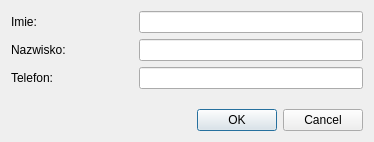
<?xml version="1.0" encoding="UTF-8"?>
<ui version="4.0">
 <class>NewReaderDialog</class>
 <widget class="QDialog" name="NewReaderDialog">
  <property name="geometry">
   <rect>
    <x>0</x>
    <y>0</y>
    <width>374</width>
    <height>142</height>
   </rect>
  </property>
  <property name="windowTitle">
   <string>Dialog</string>
  </property>
  <layout class="QVBoxLayout" name="verticalLayout">
   <item>
    <layout class="QFormLayout" name="formLayout">
     <item row="0" column="0">
      <widget class="QLabel" name="label">
       <property name="text">
        <string>Imie:</string>
       </property>
      </widget>
     </item>
     <item row="0" column="1">
      <widget class="QLineEdit" name="lineEditName"/>
     </item>
     <item row="1" column="0">
      <widget class="QLabel" name="label_2">
       <property name="text">
        <string>Nazwisko:                    </string>
       </property>
      </widget>
     </item>
     <item row="1" column="1">
      <widget class="QLineEdit" name="lineEditSurname"/>
     </item>
     <item row="2" column="0">
      <widget class="QLabel" name="label_3">
       <property name="text">
        <string>Telefon:</string>
       </property>
      </widget>
     </item>
     <item row="2" column="1">
      <widget class="QLineEdit" name="lineEditTel"/>
     </item>
    </layout>
   </item>
   <item>
    <widget class="QDialogButtonBox" name="buttonBox">
     <property name="orientation">
      <enum>Qt::Horizontal</enum>
     </property>
     <property name="standardButtons">
      <set>QDialogButtonBox::Cancel|QDialogButtonBox::Ok</set>
     </property>
    </widget>
   </item>
  </layout>
 </widget>
 <resources/>
 <connections>
  <connection>
   <sender>buttonBox</sender>
   <signal>accepted()</signal>
   <receiver>NewReaderDialog</receiver>
   <slot>accept()</slot>
   <hints>
    <hint type="sourcelabel">
     <x>248</x>
     <y>254</y>
    </hint>
    <hint type="destinationlabel">
     <x>157</x>
     <y>274</y>
    </hint>
   </hints>
  </connection>
  <connection>
   <sender>buttonBox</sender>
   <signal>rejected()</signal>
   <receiver>NewReaderDialog</receiver>
   <slot>reject()</slot>
   <hints>
    <hint type="sourcelabel">
     <x>316</x>
     <y>260</y>
    </hint>
    <hint type="destinationlabel">
     <x>286</x>
     <y>274</y>
    </hint>
   </hints>
  </connection>
 </connections>
</ui>
